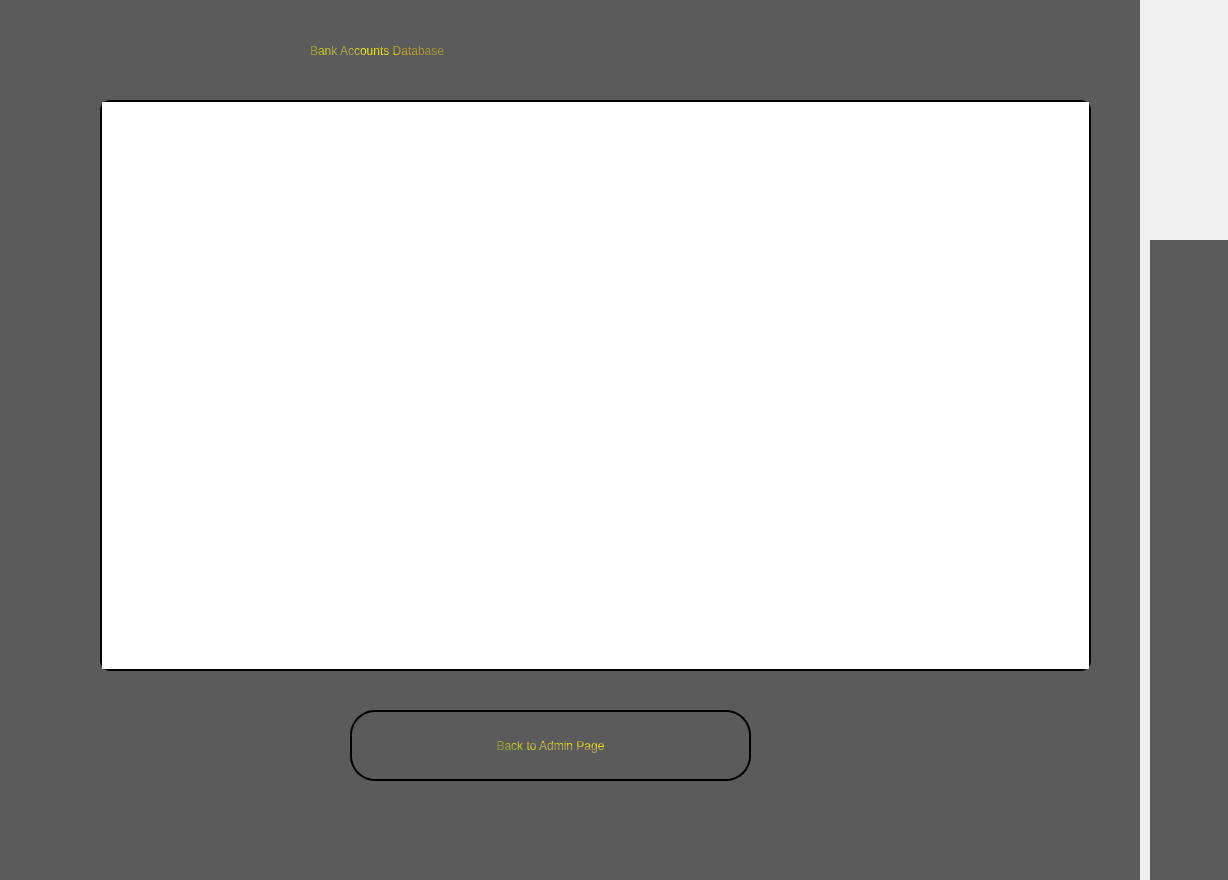
<?xml version="1.0" encoding="UTF-8"?>
<ui version="4.0">
 <class>View_Bank_Database</class>
 <widget class="QWidget" name="View_Bank_Database">
  <property name="geometry">
   <rect>
    <x>0</x>
    <y>0</y>
    <width>1228</width>
    <height>880</height>
   </rect>
  </property>
  <property name="windowTitle">
   <string>Admin - View Bank Database</string>
  </property>
  <property name="windowIcon">
   <iconset>
    <normaloff>C:/Users/Ahmed Mohammed/Desktop/Pictures/App_Icon.png</normaloff>C:/Users/Ahmed Mohammed/Desktop/Pictures/App_Icon.png</iconset>
  </property>
  <widget class="QLabel" name="Sign_In_Label">
   <property name="geometry">
    <rect>
     <x>-10</x>
     <y>-10</y>
     <width>1150</width>
     <height>900</height>
    </rect>
   </property>
   <property name="sizePolicy">
    <sizepolicy hsizetype="Fixed" vsizetype="Fixed">
     <horstretch>0</horstretch>
     <verstretch>0</verstretch>
    </sizepolicy>
   </property>
   <property name="styleSheet">
    <string notr="true">background-color: rgb(91, 91, 91);</string>
   </property>
   <property name="text">
    <string/>
   </property>
   <property name="pixmap">
    <pixmap>C:/Users/Ahmed Mohammed/Desktop/Pictures/ezgif-6-82dce513e7.png</pixmap>
   </property>
   <property name="scaledContents">
    <bool>true</bool>
   </property>
  </widget>
  <widget class="QListWidget" name="Bank_Database_LW">
   <property name="geometry">
    <rect>
     <x>100</x>
     <y>100</y>
     <width>991</width>
     <height>571</height>
    </rect>
   </property>
   <property name="styleSheet">
    <string notr="true">border-color: qlineargradient(spread:pad, x1:0, y1:0, x2:1, y2:0, stop:0 rgba(0, 0, 0, 255), stop:1 rgba(255, 255, 255, 255));
font: 700 20pt &quot;Segoe Script&quot;;
color: qconicalgradient(cx:0, cy:0, angle:135, stop:0 rgba(255, 255, 0, 69), stop:0.375 rgba(255, 255, 0, 69), stop:0.423533 rgba(251, 255, 0, 145), stop:0.45 rgba(247, 255, 0, 208), stop:0.477581 rgba(255, 244, 71, 130), stop:0.518717 rgba(255, 218, 71, 130), stop:0.55 rgba(255, 255, 0, 255), stop:0.57754 rgba(255, 203, 0, 130), stop:0.625 rgba(255, 255, 0, 69), stop:1 rgba(255, 255, 0, 69));

border-radius: 10px; /* This should be half of the width/height */
border: 2px solid black; /* Optional: adds a visible border around the button */</string>
   </property>
  </widget>
  <widget class="QPushButton" name="Back">
   <property name="geometry">
    <rect>
     <x>350</x>
     <y>710</y>
     <width>401</width>
     <height>71</height>
    </rect>
   </property>
   <property name="styleSheet">
    <string notr="true">border-color: qlineargradient(spread:pad, x1:0, y1:0, x2:1, y2:0, stop:0 rgba(0, 0, 0, 255), stop:1 rgba(255, 255, 255, 255));
font: 700 20pt &quot;Segoe Script&quot;;
color: qconicalgradient(cx:0, cy:0, angle:135, stop:0 rgba(255, 255, 0, 69), stop:0.375 rgba(255, 255, 0, 69), stop:0.423533 rgba(251, 255, 0, 145), stop:0.45 rgba(247, 255, 0, 208), stop:0.477581 rgba(255, 244, 71, 130), stop:0.518717 rgba(255, 218, 71, 130), stop:0.55 rgba(255, 255, 0, 255), stop:0.57754 rgba(255, 203, 0, 130), stop:0.625 rgba(255, 255, 0, 69), stop:1 rgba(255, 255, 0, 69));

border-radius: 25px; /* This should be half of the width/height */
border: 2px solid black; /* Optional: adds a visible border around the button */</string>
   </property>
   <property name="text">
    <string>Back to Admin Page</string>
   </property>
  </widget>
  <widget class="QLabel" name="label_3">
   <property name="geometry">
    <rect>
     <x>310</x>
     <y>20</y>
     <width>531</width>
     <height>61</height>
    </rect>
   </property>
   <property name="styleSheet">
    <string notr="true">color: rgb(255, 255, 255);
color: qconicalgradient(cx:0, cy:0, angle:135, stop:0 rgba(255, 255, 0, 69), stop:0.375 rgba(255, 255, 0, 69), stop:0.423533 rgba(251, 255, 0, 145), stop:0.45 rgba(247, 255, 0, 208), stop:0.477581 rgba(255, 244, 71, 130), stop:0.518717 rgba(255, 218, 71, 130), stop:0.55 rgba(255, 255, 0, 255), stop:0.57754 rgba(255, 203, 0, 130), stop:0.625 rgba(255, 255, 0, 69), stop:1 rgba(255, 255, 0, 69));
font: 3000 24pt &quot;Segoe Script&quot;;
</string>
   </property>
   <property name="text">
    <string>Bank Accounts Database </string>
   </property>
  </widget>
  <widget class="QLabel" name="Sign_In_Label_2">
   <property name="geometry">
    <rect>
     <x>1150</x>
     <y>240</y>
     <width>1150</width>
     <height>900</height>
    </rect>
   </property>
   <property name="sizePolicy">
    <sizepolicy hsizetype="Fixed" vsizetype="Fixed">
     <horstretch>0</horstretch>
     <verstretch>0</verstretch>
    </sizepolicy>
   </property>
   <property name="styleSheet">
    <string notr="true">background-color: rgb(91, 91, 91);</string>
   </property>
   <property name="text">
    <string/>
   </property>
   <property name="pixmap">
    <pixmap>C:/Users/Ahmed Mohammed/Desktop/Pictures/ezgif-6-82dce513e7.png</pixmap>
   </property>
   <property name="scaledContents">
    <bool>true</bool>
   </property>
  </widget>
 </widget>
 <resources/>
 <connections/>
</ui>
